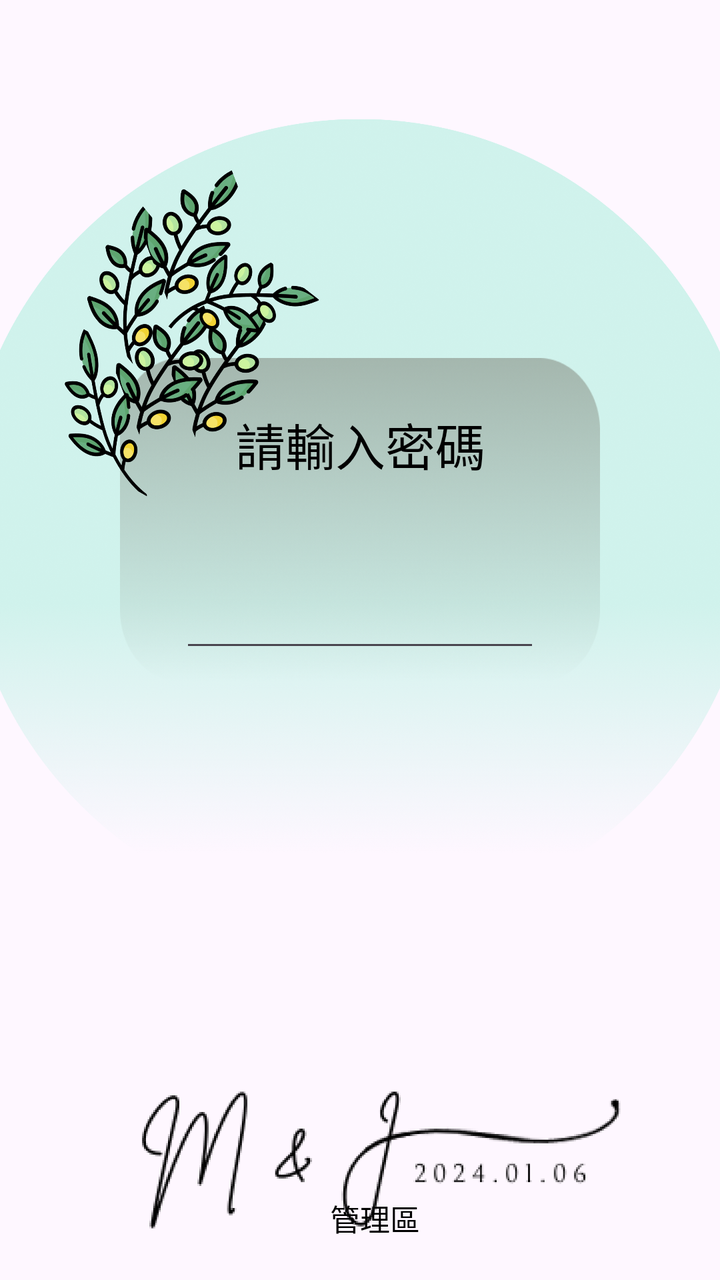
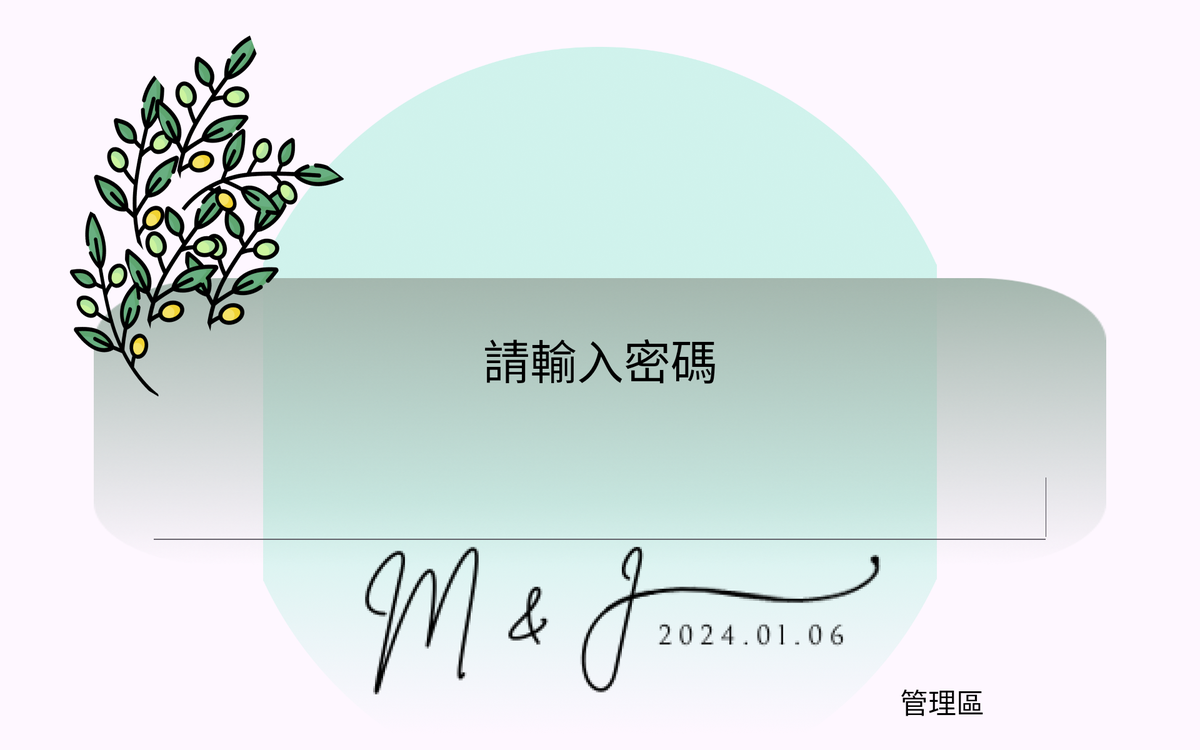

One screen, two layout resources from the same app: the default and the repository's alternative for another configuration. Each is rendered where Android would select it; the XML of both is given below.
<!-- AndroidManifest.xml: application theme Theme.WeddingNewProject -->
<!-- res/layout/activity_input_password.xml -->
<?xml version="1.0" encoding="utf-8"?>
<layout>

    <androidx.constraintlayout.widget.ConstraintLayout xmlns:android="http://schemas.android.com/apk/res/android"
        xmlns:app="http://schemas.android.com/apk/res-auto"
        xmlns:tools="http://schemas.android.com/tools"
        android:layout_width="match_parent"
        android:layout_height="match_parent"
        tools:context=".management_area.InputPasswordActivity">


        <ImageView
            android:id="@+id/bg"
            android:src="@drawable/input_password_bg"
            app:layout_constraintTop_toTopOf="parent"
            android:layout_width="match_parent"
            app:layout_constraintBottom_toTopOf="@id/logo"
            android:layout_height="0dp"/>


        <androidx.constraintlayout.widget.ConstraintLayout
            android:id="@+id/edit_view"
            app:layout_constraintTop_toTopOf="@id/bg"
            app:layout_constraintBottom_toBottomOf="@id/bg"
            app:layout_constraintLeft_toLeftOf="@id/bg"
            app:layout_constraintRight_toRightOf="@id/bg"
            android:layout_marginHorizontal="60dp"
            android:background="@drawable/pwd_bg"
            android:layout_width="match_parent"
            android:layout_height="wrap_content">

            <TextView
                android:id="@+id/title"
                android:text="請輸入密碼"
                android:textColor="@color/black"
                android:gravity="center"
                app:layout_constraintLeft_toLeftOf="parent"
                app:layout_constraintRight_toRightOf="parent"
                app:layout_constraintTop_toTopOf="parent"
                android:layout_marginTop="25dp"
                android:textSize="25sp"
                android:layout_width="wrap_content"
                android:layout_height="wrap_content"/>

            <EditText
                android:id="@+id/password_input"
                android:inputType="textPassword"
                android:textSize="25sp"
                app:layout_constraintTop_toBottomOf="@id/title"
                app:layout_constraintLeft_toLeftOf="parent"
                app:layout_constraintRight_toRightOf="parent"
                android:layout_marginHorizontal="30sp"
                android:layout_marginTop="40dp"
                app:layout_constraintBottom_toBottomOf="parent"
                android:layout_marginBottom="10dp"
                android:layout_width="0dp"
                android:layout_height="wrap_content"/>




        </androidx.constraintlayout.widget.ConstraintLayout>

        <ImageView
            app:layout_constraintBottom_toBottomOf="@id/edit_view"
            app:layout_constraintLeft_toLeftOf="parent"
            android:layout_marginBottom="80dp"
            android:scaleType="fitXY"
            android:src="@drawable/small_icon_input_pwd"
            android:layout_width="182dp"
            android:layout_height="182dp"/>


        <ImageView
            android:id="@+id/logo"
            app:layout_constraintBottom_toBottomOf="parent"
            android:src="@drawable/logo2"
            android:layout_width="match_parent"
            android:layout_height="120dp"/>


        <TextView
            android:text="管理區"
            app:layout_constraintBottom_toBottomOf="parent"
            app:layout_constraintRight_toRightOf="parent"
            android:layout_marginBottom="20dp"
            android:textColor="@color/black"
            android:textSize="15sp"
            android:layout_marginEnd="150dp"
            android:layout_width="wrap_content"
            android:layout_height="wrap_content"/>



    </androidx.constraintlayout.widget.ConstraintLayout>

</layout>
<!-- resources referenced by this layout -->
<resources>
  <color name="black">#FF000000</color>
  <!-- drawable input_password_bg: png bitmap (drawable, 206738 bytes) -->
  <!-- drawable logo2: png bitmap (drawable, 16386 bytes) -->
  <!-- drawable pwd_bg: png bitmap (drawable, 105573 bytes) -->
  <!-- drawable small_icon_input_pwd: png bitmap (drawable-hdpi, 97564 bytes) -->
  <style name="Theme.WeddingNewProject" parent="Base.Theme.WeddingNewProject" />
  <style name="Base.Theme.WeddingNewProject" parent="Theme.Material3.DayNight.NoActionBar">
          
          
      </style>
</resources>
<!-- res/layout-xlarge/activity_input_password.xml (the repository's variant of the layout above) -->
<!-- drawn on a large tablet held sideways -->
<?xml version="1.0" encoding="utf-8"?>
<layout>
    <androidx.constraintlayout.widget.ConstraintLayout xmlns:android="http://schemas.android.com/apk/res/android"
        xmlns:app="http://schemas.android.com/apk/res-auto"
        xmlns:tools="http://schemas.android.com/tools"
        android:layout_width="match_parent"
        android:layout_height="match_parent"
        tools:context=".management_area.InputPasswordActivity">


        <ImageView
            android:id="@+id/bg"
            android:src="@drawable/input_password_bg"
            android:layout_marginTop="50dp"
            app:layout_constraintTop_toTopOf="parent"
            android:layout_width="match_parent"
            android:layout_height="wrap_content"/>


        <androidx.constraintlayout.widget.ConstraintLayout
            android:id="@+id/edit_view"
            app:layout_constraintTop_toTopOf="@id/bg"
            app:layout_constraintBottom_toBottomOf="@id/bg"
            app:layout_constraintLeft_toLeftOf="@id/bg"
            app:layout_constraintRight_toRightOf="@id/bg"
            android:layout_marginHorizontal="100dp"
            android:background="@drawable/pwd_bg"
            android:layout_width="match_parent"
            android:layout_height="wrap_content">

            <TextView
                android:id="@+id/title"
                android:text="請輸入密碼"
                android:textColor="@color/black"
                android:gravity="center"
                app:layout_constraintLeft_toLeftOf="parent"
                app:layout_constraintRight_toRightOf="parent"
                app:layout_constraintTop_toTopOf="parent"
                android:layout_marginTop="50dp"
                android:textSize="50sp"
                android:layout_width="wrap_content"
                android:layout_height="wrap_content"/>

            <EditText
                android:id="@+id/password_input"
                android:inputType="textPassword"
                android:textSize="50sp"
                app:layout_constraintTop_toBottomOf="@id/title"
                app:layout_constraintLeft_toLeftOf="parent"
                app:layout_constraintRight_toRightOf="parent"
                android:layout_marginHorizontal="60sp"
                android:layout_marginTop="80dp"
                app:layout_constraintBottom_toBottomOf="parent"
                android:layout_marginBottom="20dp"
                android:layout_width="0dp"
                android:layout_height="wrap_content"/>




        </androidx.constraintlayout.widget.ConstraintLayout>

        <ImageView
            app:layout_constraintBottom_toBottomOf="@id/edit_view"
            app:layout_constraintLeft_toLeftOf="parent"
            android:layout_marginBottom="150dp"
            android:scaleType="fitXY"
            android:src="@drawable/small_icon_input_pwd"
            android:layout_width="wrap_content"
            android:layout_height="wrap_content"/>


        <ImageView
            android:id="@+id/logo"
            app:layout_constraintBottom_toBottomOf="parent"
            android:src="@drawable/logo2"
            android:layout_width="match_parent"
            android:layout_height="wrap_content"/>


        <TextView
            android:text="管理區"
            app:layout_constraintBottom_toBottomOf="parent"
            app:layout_constraintRight_toRightOf="parent"
            android:layout_marginBottom="30dp"
            android:textColor="@color/black"
            android:textSize="30sp"
            android:layout_marginEnd="230dp"
            android:layout_width="wrap_content"
            android:layout_height="wrap_content"/>


    </androidx.constraintlayout.widget.ConstraintLayout>
</layout>
